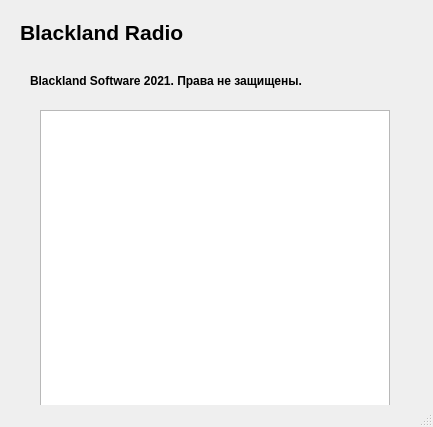
<?xml version="1.0" encoding="UTF-8"?>
<ui version="4.0">
 <class>HelpWindow</class>
 <widget class="QMainWindow" name="HelpWindow">
  <property name="geometry">
   <rect>
    <x>0</x>
    <y>0</y>
    <width>433</width>
    <height>427</height>
   </rect>
  </property>
  <property name="windowTitle">
   <string>О программе - Blackland Radio</string>
  </property>
  <widget class="QWidget" name="centralwidget">
   <property name="minimumSize">
    <size>
     <width>430</width>
     <height>400</height>
    </size>
   </property>
   <widget class="QPlainTextEdit" name="info">
    <property name="geometry">
     <rect>
      <x>40</x>
      <y>110</y>
      <width>350</width>
      <height>300</height>
     </rect>
    </property>
    <property name="minimumSize">
     <size>
      <width>350</width>
      <height>300</height>
     </size>
    </property>
    <property name="readOnly">
     <bool>true</bool>
    </property>
   </widget>
   <widget class="QLabel" name="label">
    <property name="geometry">
     <rect>
      <x>20</x>
      <y>7</y>
      <width>291</width>
      <height>51</height>
     </rect>
    </property>
    <property name="font">
     <font>
      <pointsize>16</pointsize>
      <weight>75</weight>
      <bold>true</bold>
     </font>
    </property>
    <property name="text">
     <string>Blackland Radio</string>
    </property>
   </widget>
   <widget class="QLabel" name="label_2">
    <property name="geometry">
     <rect>
      <x>30</x>
      <y>70</y>
      <width>331</width>
      <height>21</height>
     </rect>
    </property>
    <property name="font">
     <font>
      <weight>75</weight>
      <bold>true</bold>
     </font>
    </property>
    <property name="text">
     <string>Blackland Software 2021. Права не защищены.</string>
    </property>
   </widget>
  </widget>
  <widget class="QStatusBar" name="statusbar"/>
 </widget>
 <resources/>
 <connections/>
</ui>
